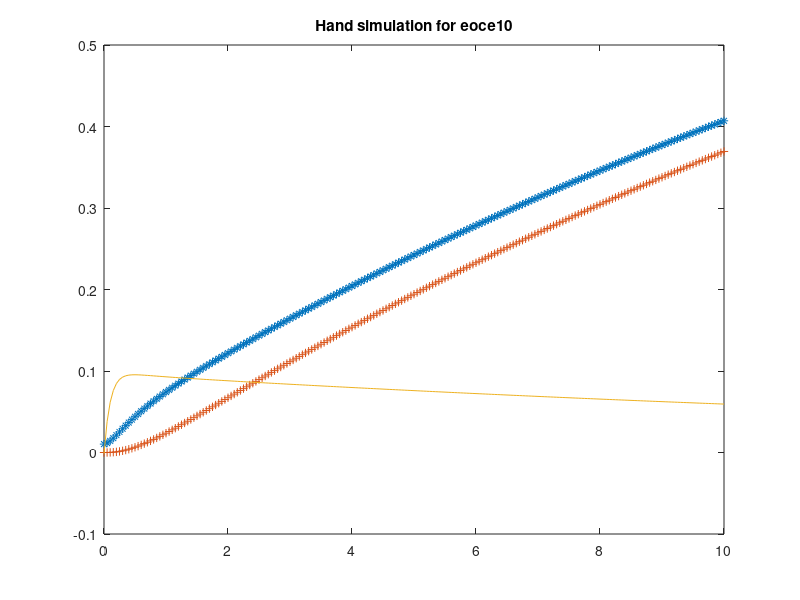

Here is the MATLAB script that generated this plot: (Note: this script raises an error after producing the figure.)
clf
	t=0:.05:10;
z1=-0.968*exp(-.049*t)-.0327*exp(-2.065*t)+0.011*exp(-9.886*t)+1;
z2=-1.0294*exp(-.049*t)+0.0307*exp(-2.065*t)-0.0013*exp(-9.886*t)+1;
z3=0.097*exp(-.049*t)+0.0041*exp(-2.065*t)-0.1025*exp(-9.886*t);
	plot(t,z1,'*');% for z1
	hold on
	plot(t,z2,'+'); % for z2
	plot(t,z3,'-'); % for z3
	title('Hand simulation for eoce10');
	gtext('z1(t)');
	gtext('z2(t)');
	gtext('z3(t)');
	xlabel('t in seconds')
